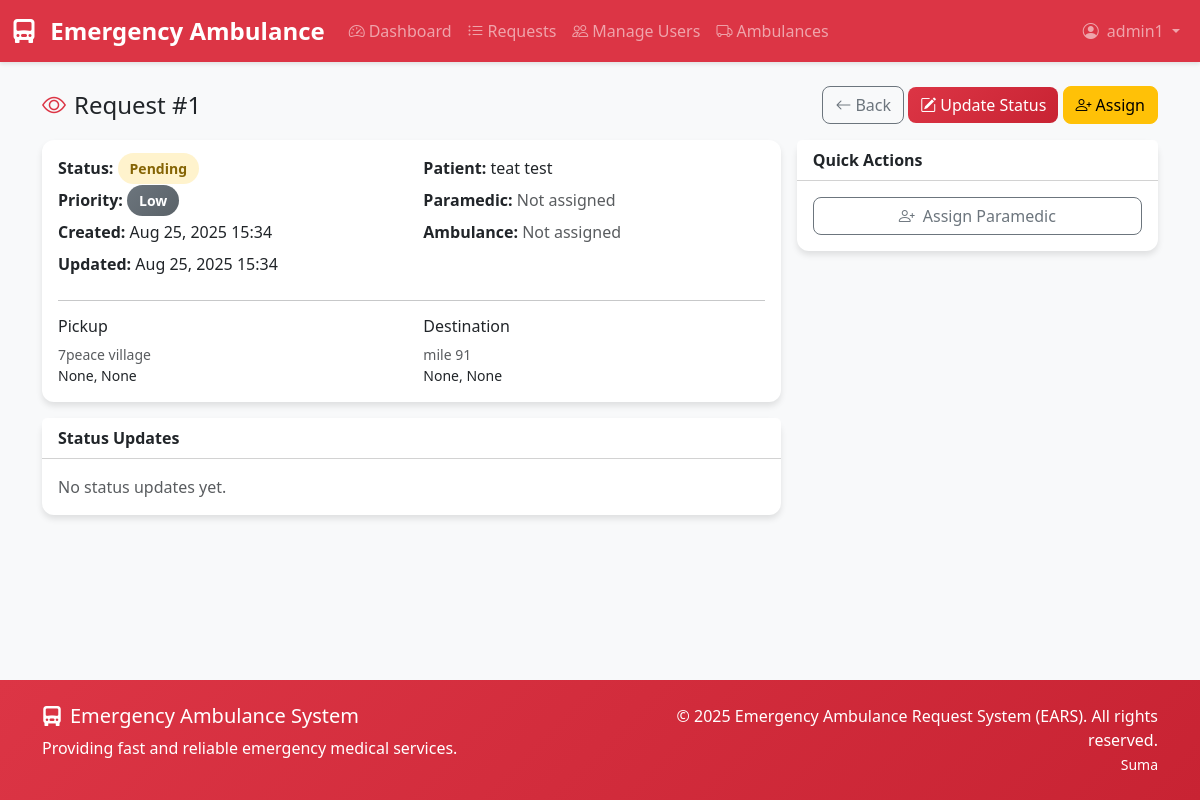
Page /ambulance/request/1/ (signed in) on the committed database.
### accounts/models.py (models this page shows, shortened)
class User(AbstractUser):
    ROLE_CHOICES = (
        ('patient', 'Patient'),
        ('paramedic', 'Paramedic'),
        ('admin', 'Admin'),
    )
    role = models.CharField(max_length=20, choices=ROLE_CHOICES, default='patient')
    phone_number = models.CharField(max_length=15, blank=True, null=True)
    address = models.TextField(blank=True, null=True)
    date_of_birth = models.DateField(blank=True, null=True)
    emergency_contact = models.CharField(max_length=15, blank=True, null=True)
    medical_conditions = models.TextField(blank=True, null=True, help_text="Any medical conditions or allergies")
    license_number = models.CharField(max_length=50, blank=True, null=True, help_text="For paramedics only")
    is_available = models.BooleanField(default=True, help_text="For paramedics - availability status")
    profile_image = models.ImageField(upload_to='profiles/', blank=True, null=True)
    created_at = models.DateTimeField(auto_now_add=True)
    updated_at = models.DateTimeField(auto_now=True)
    def is_patient(self):
        return self.role == 'patient'
    def is_paramedic(self):
        return self.role == 'paramedic'
    def is_admin_user(self):
        return self.role == 'admin'
    class Meta:
        db_table = 'accounts_user'

### ambulance/models.py (models this page shows, shortened)
class AmbulanceRequest(models.Model):
    STATUS_CHOICES = (
        ('pending', 'Pending'),
        ('assigned', 'Assigned'),
        ('en_route', 'En Route'),
        ('arrived', 'Arrived'),
        ('completed', 'Completed'),
        ('cancelled', 'Cancelled'),
    )
    PRIORITY_CHOICES = (
        ('low', 'Low'),
        ('medium', 'Medium'),
        ('high', 'High'),
        ('critical', 'Critical'),
    )
    patient = models.ForeignKey(settings.AUTH_USER_MODEL, on_delete=models.CASCADE, related_name='ambulance_requests')
    paramedic = models.ForeignKey(settings.AUTH_USER_MODEL, on_delete=models.SET_NULL, null=True, blank=True, related_name='assigned_requests')
    pickup_address = models.TextField(help_text="Address where ambulance should pick up patient")
    pickup_latitude = models.DecimalField(max_digits=9, decimal_places=6, null=True, blank=True)
    pickup_longitude = models.DecimalField(max_digits=9, decimal_places=6, null=True, blank=True)
    destination_address = models.TextField(blank=True, null=True, help_text="Hospital or destination address")
    destination_latitude = models.DecimalField(max_digits=9, decimal_places=6, null=True, blank=True)
    destination_longitude = models.DecimalField(max_digits=9, decimal_places=6, null=True, blank=True)
    description = models.TextField(help_text="Description of the emergency")
    priority = models.CharField(max_length=10, choices=PRIORITY_CHOICES, default='medium')
    status = models.CharField(max_length=20, choices=STATUS_CHOICES, default='pending')
    contact_phone = models.CharField(max_length=15, help_text="Contact phone number for this request")
    created_at = models.DateTimeField(auto_now_add=True)
    updated_at = models.DateTimeField(auto_now=True)
    assigned_at = models.DateTimeField(null=True, blank=True)
    completed_at = models.DateTimeField(null=True, blank=True)
    estimated_arrival_time = models.DateTimeField(null=True, blank=True)
    actual_arrival_time = models.DateTimeField(null=True, blank=True)
    notes = models.TextField(blank=True, null=True, help_text="Additional notes from paramedic or admin")
    ambulance = models.ForeignKey('Ambulance', on_delete=models.SET_NULL, null=True, blank=True, related_name='requests')
    class Meta:
        db_table = 'ambulance_request'
        ordering = ['-created_at']

### ambulance/views.py (the view)
# urls.py: path('request/<int:pk>/', views.request_detail, name='request_detail'),
@login_required
def request_detail(request, pk):
    ambulance_request = get_object_or_404(AmbulanceRequest, pk=pk)
    if request.user.is_patient() and ambulance_request.patient != request.user:
        messages.error(request, 'You can only view your own requests.')
        return redirect('patient_dashboard')
    elif request.user.is_paramedic() and ambulance_request.paramedic != request.user and not request.user.is_admin_user():
        messages.error(request, 'You can only view requests assigned to you.')
        return redirect('paramedic_dashboard')
    status_updates = ambulance_request.status_updates.all().order_by('-timestamp')
    context = {
        'request': ambulance_request,
        'status_updates': status_updates,
    }
    return render(request, 'ambulance/request_detail.html', context)

### templates/ambulance/request_detail.html (shortened to what this page needs)
{% extends 'base.html' %}
{% block content %}
<div class="container py-4">
    <div class="d-flex justify-content-between align-items-center mb-3">
        <h1 class="h4 mb-0"><i class="bi bi-eye text-danger me-2"></i>Request #{{ request.id }}</h1>
        <div>
            <a href="{% url 'ambulance:request_list' %}" class="btn btn-outline-secondary"><i class="bi bi-arrow-left me-1"></i>Back</a>
            {% if user.is_admin_user or user.is_paramedic %}
            <a href="{% url 'ambulance:update_status' request.pk %}" class="btn btn-primary"><i class="bi bi-pencil-square me-1"></i>Update Status</a>
            {% endif %}
            {% if user.is_admin_user and not request.paramedic %}
            <a href="{% url 'ambulance:assign_paramedic' request.pk %}" class="btn btn-warning"><i class="bi bi-person-plus me-1"></i>Assign</a>
            {% endif %}
        </div>
    </div>
    <div class="row g-3">
        <div class="col-lg-8">
            <div class="card">
                <div class="card-body">
                    <div class="row mb-2">
                        <div class="col-md-6">
                            <div class="mb-2"><strong>Status:</strong> <span class="status-badge status-{{ request.status }}">{{ request.get_status_display }}</span></div>
                            <div class="mb-2"><strong>Priority:</strong> <span class="status-badge priority-{{ request.priority }}">{{ request.get_priority_display }}</span></div>
                            <div class="mb-2"><strong>Created:</strong> {{ request.created_at|date:"M d, Y H:i" }}</div>
                            <div class="mb-2"><strong>Updated:</strong> {{ request.updated_at|date:"M d, Y H:i" }}</div>
                        </div>
                        <div class="col-md-6">
                            <div class="mb-2"><strong>Patient:</strong> {{ request.patient.get_full_name|default:request.patient.username }}</div>
                            <div class="mb-2"><strong>Paramedic:</strong> {% if request.paramedic %}{{ request.paramedic.get_full_name|default:request.paramedic.username }}{% else %}<span class="text-muted">Not assigned</span>{% endif %}</div>
                            <div class="mb-2"><strong>Ambulance:</strong> {% if request.ambulance %}{{ request.ambulance.vehicle_number }}{% else %}<span class="text-muted">Not assigned</span>{% endif %}</div>
                        </div>
                    </div>
                    <hr>
                    <div class="row">
                        <div class="col-md-6">
                            <h6>Pickup</h6>
                            <div class="small text-muted">{{ request.pickup_address|default:"Coordinates" }}</div>
                            <div class="small">{{ request.pickup_latitude }}, {{ request.pickup_longitude }}</div>
                        </div>
                        <div class="col-md-6">
                            <h6>Destination</h6>
                            <div class="small text-muted">{{ request.destination_address|default:"Coordinates" }}</div>
                            <div class="small">{{ request.destination_latitude }}, {{ request.destination_longitude }}</div>
                        </div>
                    </div>
                </div>
            </div>
            <div class="card mt-3">
                <div class="card-header bg-white"><strong>Status Updates</strong></div>
                <div class="card-body">
                    {% if status_updates %}
                    <div class="table-responsive">
                        <table class="table table-sm">
                            <thead>
                                <tr>
                                    <th>When</th>
                                    <th>By</th>
                                    <th>Old</th>
                                    <th>New</th>
                                    <th>Notes</th>
                                </tr>
                            </thead>
                            <tbody>
                                {% for su in status_updates %}
                                <tr>
                                    <td><small>{{ su.timestamp|date:"M d, Y H:i" }}</small></td>
                                    <td><small>{{ su.updated_by.get_full_name|default:su.updated_by.username }}</small></td>
                                    <td><span class="status-badge status-{{ su.old_status }}">{{ su.get_old_status_display }}</span></td>
                                    <td><span class="status-badge status-{{ su.new_status }}">{{ su.get_new_status_display }}</span></td>
                                    <td><small>{{ su.notes|default:'-' }}</small></td>
                                </tr>
                                {% endfor %}
                            </tbody>
                        </table>
                    </div>
                    {% else %}
                    <p class="text-muted mb-0">No status updates yet.</p>
                    {% endif %}
                </div>
            </div>
        </div>
        <div class="col-lg-4">
            <div class="card">
                <div class="card-header bg-white"><strong>Quick Actions</strong></div>
                <div class="card-body d-grid gap-2">
                    {% if user.is_admin_user and request.status == 'pending' %}
                    <a class="btn btn-outline-secondary" href="{% url 'ambulance:assign_paramedic' request.pk %}"><i class="bi bi-person-plus me-2"></i>Assign Paramedic</a>
                    {% endif %}
                </div>
            </div>
        </div>
    </div>
</div>
{% endblock %}

### templates/base.html (shortened to what this page needs)
<!DOCTYPE html>
<html lang="en">
<head>
    <link href="https://cdn.jsdelivr.net/npm/bootstrap@5.3.2/dist/css/bootstrap.min.css" rel="stylesheet">
    <link href="https://cdn.jsdelivr.net/npm/bootstrap-icons@1.11.1/font/bootstrap-icons.css" rel="stylesheet">
</head>
<body class="d-flex flex-column min-vh-100">
    <nav class="navbar navbar-expand-lg navbar-dark bg-danger">
        <div class="container-fluid">
            <a class="navbar-brand" href="{% url 'accounts:dashboard_redirect' %}">
                <i class="bi bi-truck-front-fill me-2"></i>
                Emergency Ambulance
            </a>
            <div class="collapse navbar-collapse" id="navbarNav">
                {% if user.is_authenticated %}
                    <ul class="navbar-nav me-auto">
                        <li class="nav-item">
                            <a class="nav-link" href="{% url 'accounts:dashboard_redirect' %}">
                                <i class="bi bi-speedometer2 me-1"></i>Dashboard
                            </a>
                        </li>
                        <li class="nav-item">
                            <a class="nav-link" href="{% url 'ambulance:request_list' %}">
                                <i class="bi bi-list-ul me-1"></i>Requests
                            </a>
                        </li>
                        {% if user.is_authenticated and user.role == 'admin' %}
                            <li class="nav-item">
                                <a class="nav-link" href="{% url 'accounts:manage_users' %}">
                                    <i class="bi bi-people me-1"></i>Manage Users
                                </a>
                            </li>
                            <li class="nav-item">
                                <a class="nav-link" href="{% url 'ambulance:ambulance_list' %}">
                                    <i class="bi bi-truck me-1"></i>Ambulances
                                </a>
                            </li>
                        {% endif %}
                    </ul>
                    <ul class="navbar-nav">
                        <li class="nav-item dropdown">
                            <a class="nav-link dropdown-toggle" href="#" role="button" data-bs-toggle="dropdown">
                                <i class="bi bi-person-circle me-1"></i>
                                {{ user.first_name|default:user.username }}
                            </a>
                        </li>
                    </ul>
                {% endif %}
            </div>
        </div>
    </nav>
    <main class="flex-grow-1">
        {% block content %}{% endblock %}
    </main>
    <footer class="footer py-4 mt-5">
        <div class="container">
            <div class="row">
                <div class="col-md-6">
                    <h5><i class="bi bi-truck-front-fill me-2"></i>Emergency Ambulance System</h5>
                    <p class="mb-0">Providing fast and reliable emergency medical services.</p>
                </div>
                <div class="col-md-6 text-md-end">
                    <p class="mb-0">&copy; 2025 Emergency Ambulance Request System (EARS). All rights reserved.</p>
                    <small class="mb-0">Suma</small>
                </div>
            </div>
        </div>
    </footer>
</body>
</html>

### templates/base.html (style rules this page uses)
:root { --primary-color: #dc3545; --secondary-color: #6c757d; --success-color: #198754; --info-color: #0dcaf0; --warning-color: #ffc107; --danger-color: #dc3545; --light-color: #f8f9fa; --dark-color: #212529; }
body { background-color: #f8f9fa; font-family: 'Segoe UI', Tahoma, Geneva, Verdana, sans-serif; }
.navbar-brand { font-weight: 700; font-size: 1.5rem; }
.navbar { box-shadow: 0 2px 4px rgba(0,0,0,.1); }
.card { border: none; border-radius: 12px; box-shadow: 0 4px 6px rgba(0, 0, 0, 0.1); transition: transform 0.2s ease-in-out, box-shadow 0.2s ease-in-out; }
.btn { border-radius: 8px; font-weight: 500; transition: all 0.2s ease-in-out; }
.btn-primary { background: linear-gradient(135deg, #dc3545, #c82333); border: none; }
.status-badge { font-size: 0.875rem; font-weight: 600; padding: 0.375rem 0.75rem; border-radius: 20px; }
.status-pending { background-color: #fff3cd; color: #856404; }
.priority-low { background: linear-gradient(135deg, #6c757d, #5a6268); color: white; }
.footer { background: linear-gradient(135deg, #dc3545, #c82333); color: white; margin-top: auto; }
.fade-in { animation: fadeIn 0.5s ease-in-out; }

### rows in the picture
User: first_name "admin1"
AmbulanceRequest: id "1", status "Pending", priority "Low", created_at "Aug 25, 2025 15:34", updated_at "Aug 25, 2025 15:34", patient.get_full_name "teat test", pickup_address "7peace village", pickup_latitude "None", pickup_longitude "None", destination_address "mile 91", destination_latitude "None", destination_longitude "None"
